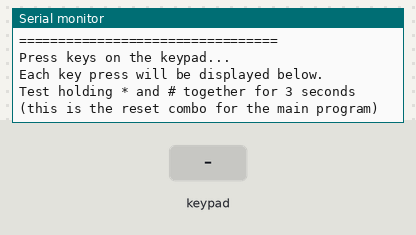
The sketch below on a simulated Arduino Uno, built with avr-gcc and run on an emulated ATmega328P. On the bench: the last lines printed to the serial monitor. Inputs (shaded band) come from the test bench.

Above: at 1.4 s.
1.5 s: key '1' pressed
At 2.6 s:
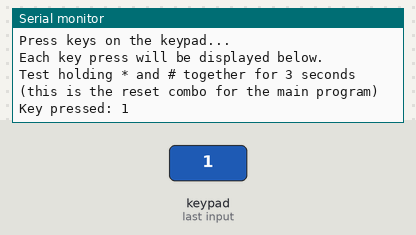
3.0 s: keypad keys 7 6 5 4 # pressed 0.4 s apart
At 6.0 s:
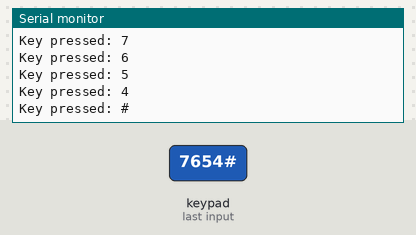
6.5 s: key '*' pressed
At 7.5 s:
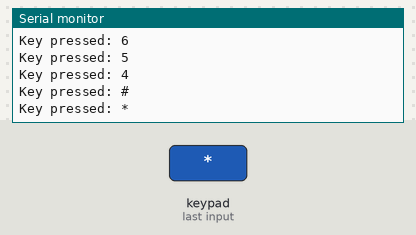
8.0 s: keypad keys 1 3 9 7 pressed 0.4 s apart
At 9.7 s:
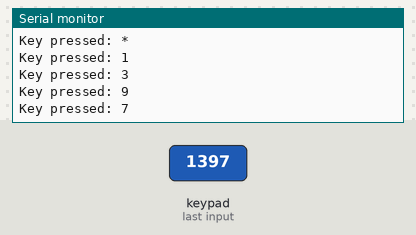
Timing chart, 0 to 11.2 s (numbered marks = the images above; inputs shaded):
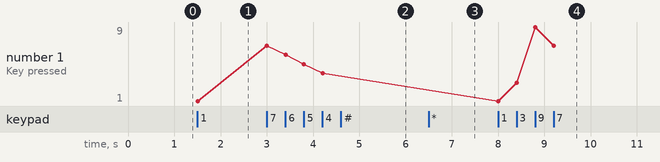

Measured:
- after the input at 1.5 s, the serial monitor: prints a new line at once (image 1)
- after the input at 3.0 s, the serial monitor: prints a new line at once (image 2)
- after the input at 6.5 s, the serial monitor: prints a new line at once (image 3)
- after the input at 8.0 s, the serial monitor: prints a new line at once (image 4)
- plotted number 1: 1 → 4 after the input at 3.0 s, 4 → 7 after the input at 8.0 s

The sketch:

test_keypad.ino
```cpp
/*
 * Keypad Test
 * Tests the 3x4 matrix keypad
 * Open Serial Monitor at 9600 baud to see key presses
 */

#include <Keypad.h>

// Keypad layout
const byte ROWS = 4;
const byte COLS = 3;

// Define the keypad layout
char keys[ROWS][COLS] = {
  {'1', '2', '3'},
  {'4', '5', '6'},
  {'7', '8', '9'},
  {'*', '0', '#'}
};

// Connect keypad ROW pins to these Arduino pins
byte rowPins[ROWS] = {7, 6, 5, 4};

// Connect keypad COL pins to these Arduino pins
byte colPins[COLS] = {A0, A1, A2};

// Create keypad object
Keypad keypad = Keypad(makeKeymap(keys), rowPins, colPins, ROWS, COLS);

void setup() {
  Serial.begin(9600);
  Serial.println("=================================");
  Serial.println("     Keypad Test Program");
  Serial.println("=================================");
  Serial.println();
  Serial.println("Press keys on the keypad...");
  Serial.println("Each key press will be displayed below.");
  Serial.println();
  Serial.println("Test holding * and # together for 3 seconds");
  Serial.println("(this is the reset combo for the main program)");
  Serial.println();
}

unsigned long starHeldTime = 0;
unsigned long hashHeldTime = 0;
bool starHeld = false;
bool hashHeld = false;
bool comboDetected = false;

void loop() {
  // Check for key presses
  char key = keypad.getKey();

  if (key) {
    Serial.print("Key pressed: ");
    Serial.println(key);

    // Test multi-key detection for reset combo
    if (key == '*') {
      starHeld = true;
      starHeldTime = millis();
    } else if (key == '#') {
      hashHeld = true;
      hashHeldTime = millis();
    }
  }

  // Check if both keys are being held
  KeyState starState = keypad.getState();
  bool starStillHeld = (keypad.findInList('*') != -1);
  bool hashStillHeld = (keypad.findInList('#') != -1);

  if (starStillHeld && hashStillHeld && !comboDetected) {
    unsigned long holdTime = min(millis() - starHeldTime, millis() - hashHeldTime);
    if (holdTime > 3000) {
      Serial.println();
      Serial.println("*** COMBO DETECTED! ***");
      Serial.println("* and # held for 3+ seconds");
      Serial.println("This would trigger RESET mode");
      Serial.println();
      comboDetected = true;
    }
  }

  // Reset combo detection when keys released
  if (!starStillHeld) {
    starHeld = false;
    comboDetected = false;
  }
  if (!hashStillHeld) {
    hashHeld = false;
    comboDetected = false;
  }

  delay(10);
}
```
